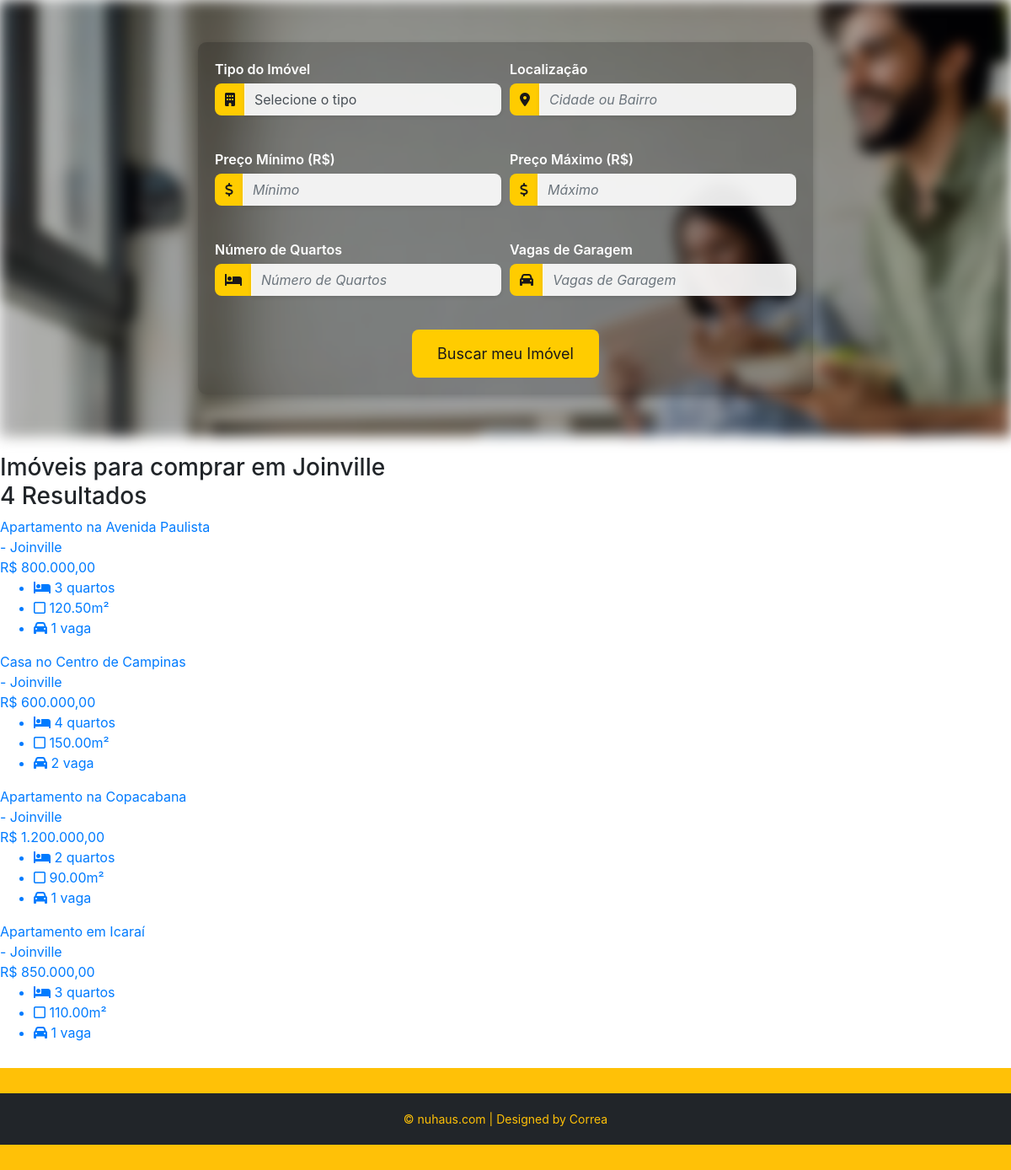
Page /imobiliaria/pages/comprar.php on the earlier database version.
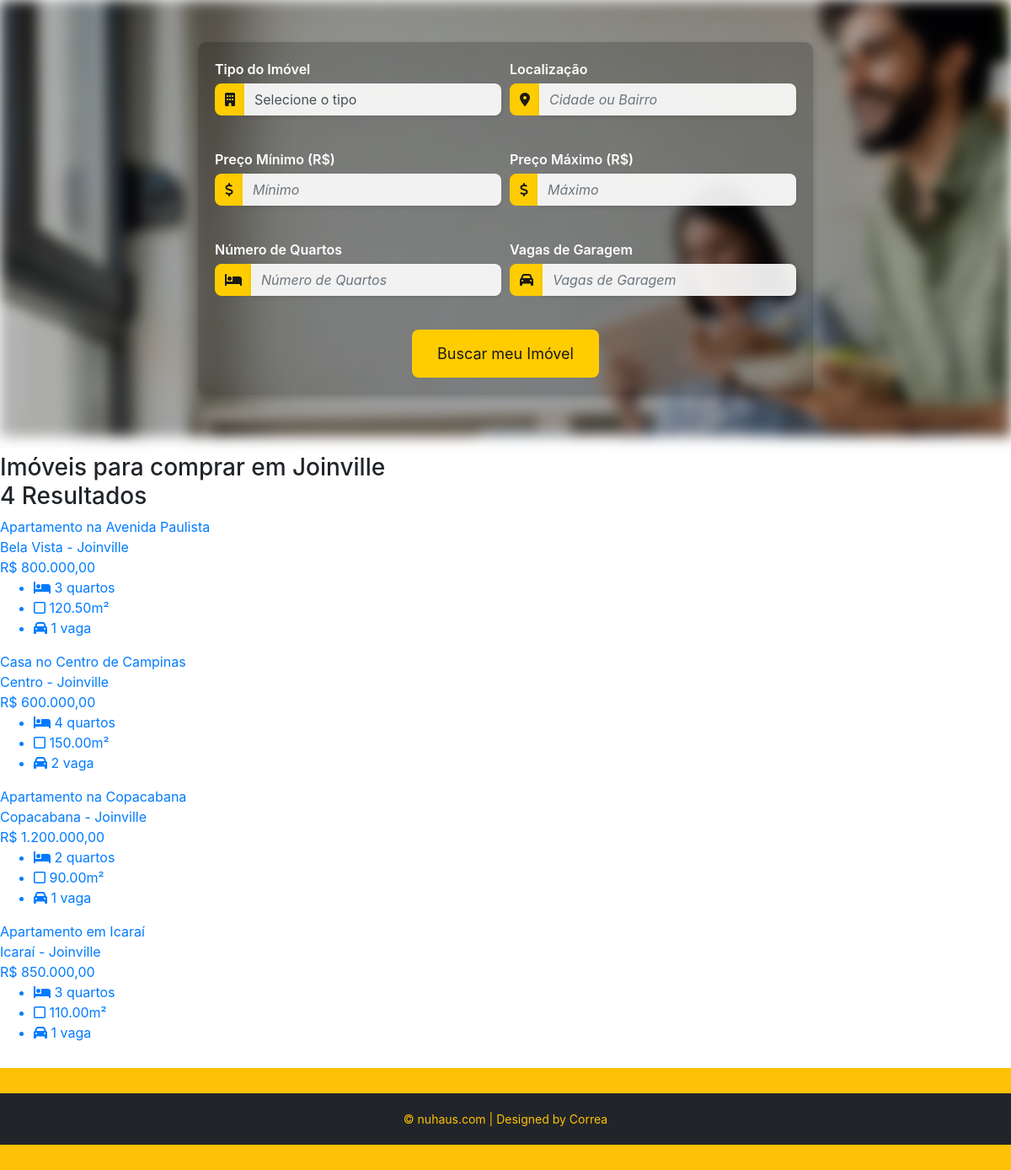
Same page on the later database version.
### tables this page shows
CREATE TABLE announcement (
    announcement_id INT AUTO_INCREMENT PRIMARY KEY,
    title VARCHAR(255) NOT NULL,
    description TEXT NOT NULL,
    price DECIMAL(10, 2) NOT NULL,
    build_id INT NOT NULL,
    user_id INT NOT NULL,
	isHighlighted BOOLEAN NOT NULL,
    FOREIGN KEY (build_id) REFERENCES build(build_id),
    FOREIGN KEY (user_id) REFERENCES user(user_id)
);

CREATE TABLE build (
    build_id INT AUTO_INCREMENT PRIMARY KEY,
    address VARCHAR(255) NOT NULL,
    city_id INT,
    state_id INT,
    photos LONGTEXT,
    info_area_total DECIMAL(10, 2) NOT NULL,
    info_parking_space INT NOT NULL,
    info_rooms INT NOT NULL,
    bairro VARCHAR(255) NOT NULL,
    condominium_price DECIMAL(10, 2),
    iptu_price DECIMAL(10, 2) NOT NULL,
    build_type VARCHAR(50) NOT NULL,
    FOREIGN KEY (city_id) REFERENCES city(city_id),
    FOREIGN KEY (state_id) REFERENCES state(state_id)
);

### imobiliaria/pages/comprar.php (the view, shortened to what this page needs)
<?php
	$con = mysqli_connect("localhost", "root", "", "corretora");
	$limit = 6;
	$page = isset($_GET['page_num']) ? (int)$_GET['page_num'] : 1;
	$page = max($page, 1);
	$offset = ($page - 1) * $limit;
	$sql = "SELECT a.announcement_id, a.title, a.description, a.price, b.address, b.info_rooms, b.info_area_total, b.info_parking_space, b.bairro
			FROM announcement a
			JOIN build b ON a.build_id = b.build_id
			WHERE 1=1";
	$total_result = $con->query($sql);
	$total_results = mysqli_num_rows($total_result);
	$sql .= " LIMIT $limit OFFSET $offset";
	$result = $con->query($sql);
	?>
<!DOCTYPE html>
<html lang="pt-br">
<head>
	<link rel="stylesheet" href="https://stackpath.bootstrapcdn.com/bootstrap/4.5.2/css/bootstrap.min.css">
    <link rel="stylesheet" href="https://cdnjs.cloudflare.com/ajax/libs/font-awesome/6.0.0-beta3/css/all.min.css">
</head>
<body>
<div style="width: 100%; position: relative;">
<div class="background-blur"></div>
	<div class="container">
        <div class="row justify-content-center">
            <div class="col-md-8">
                <div class="form-container">
                    <form action="" method="POST" class="form">
                        <div class="form-row">
                            <div class="col-md-6">
                                <label for="searchForm-category" class="label-control">Tipo do Imóvel</label>
                                <div class="input-group">
                                    <div class="input-group-prepend">
                                        <span class="input-group-text"><i class="fas fa-building"></i></span>
                                    </div>
                                    <select class="form-control custom-select" id="searchForm-category" name="category">
                                        <option value="">Selecione o tipo</option>
                                    </select>
                                </div>
                            </div>
                            <div class="col-md-6">
                                <label for="searchForm-location" class="label-control">Localização</label>
                                <div class="input-group">
                                    <div class="input-group-prepend">
                                        <span class="input-group-text"><i class="fas fa-map-marker-alt"></i></span>
                                    </div>
                                    <input type="text" class="form-control" id="searchForm-location" name="location" placeholder="Cidade ou Bairro">
                                </div>
                            </div>
                        </div>
                        <div class="form-row">
                            <div class="col-md-6">
                                <label for="searchForm-min-price" class="label-control">Preço Mínimo (R$)</label>
                                <div class="input-group">
                                    <div class="input-group-prepend">
                                        <span class="input-group-text"><i class="fas fa-dollar-sign"></i></span>
                                    </div>
                                    <input type="number" class="form-control" id="searchForm-min-price" name="min_price" placeholder="Mínimo">
                                </div>
                            </div>
                            <div class="col-md-6">
                                <label for="searchForm-max-price" class="label-control">Preço Máximo (R$)</label>
                                <div class="input-group">
                                    <div class="input-group-prepend">
                                        <span class="input-group-text"><i class="fas fa-dollar-sign"></i></span>
                                    </div>
                                    <input type="number" class="form-control" id="searchForm-max-price" name="max_price" placeholder="Máximo">
                                </div>
                            </div>
                        </div>
                        <div class="form-row">
                            <div class="col-md-6">
                                <label for="searchForm-rooms" class="label-control">Número de Quartos</label>
                                <div class="input-group">
                                    <div class="input-group-prepend">
                                        <span class="input-group-text"><i class="fas fa-bed"></i></span>
                                    </div>
                                    <input type="number" class="form-control" id="searchForm-rooms" name="info_rooms" placeholder="Número de Quartos">
                                </div>
                            </div>
                            <div class="col-md-6">
                                <label for="searchForm-parking" class="label-control">Vagas de Garagem</label>
                                <div class="input-group">
                                    <div class="input-group-prepend">
                                        <span class="input-group-text"><i class="fas fa-car"></i></span>
                                    </div>
                                    <input type="number" class="form-control" id="searchForm-parking" name="info_parking_space" placeholder="Vagas de Garagem">
                                </div>
                            </div>
                        </div>
                        <div class="text-center">
                            <button type="submit" class="btn btn-1 btn-lg">Buscar meu Imóvel</button>
                        </div>
                    </form>
                </div>
            </div>
        </div>
    </div>
	</div>
    <div class="properties-master-container">
		<div style="margin-top: 20px;">
		<h3>Imóveis para comprar em Joinville<br><span><?php echo $total_results; ?> Resultados</span></h3>
		</div>
        <div class="properties-container">
			<?php
            if ($result->num_rows > 0) {
                while ($row = $result->fetch_assoc()) {
                    $announcement_id = $row['announcement_id'];
                    echo '<a href="?page=imovel&announcement_id=' . $announcement_id . '" class="propertie">';
                    echo '<div class="infos-container">';
                    echo '<div class="type">' . htmlspecialchars($row['title']) . '</div>';
                    echo '<div class="bairro">' . htmlspecialchars($row['bairro']) . ' - Joinville</div>';
                    echo '<div class="price">R$ ' . number_format($row['price'], 2, ',', '.') . '</div>';
                    echo '<div class="icons-info">';
                    echo '<ul>';
                    echo '<li><i class="fa-solid fa-bed"></i> ' . htmlspecialchars($row['info_rooms']) . ' quartos</li>';
                    echo '<li><i class="fa-regular fa-square"></i> ' . htmlspecialchars($row['info_area_total']) . 'm²</li>';
                    echo '<li><i class="fa-solid fa-car"></i> ' . htmlspecialchars($row['info_parking_space']) . ' vaga</li>';
                    echo '</ul>';
                    echo '</div>';
                    echo '</div>';
                    echo '</a>';
                }
            } else {
                echo "<p>Nenhum imóvel encontrado com os filtros aplicados.</p>";
            }
            ?>
        </div>
    </div>
	<footer class="footer" style="margin-top: 30px">
    <div class="footer-bottom">
        &copy; nuhaus.com | Designed by Correa
    </div>
</footer>
</body>
</html>

### imobiliaria/pages/comprar.php (style rules this page uses)
.form-container { background: rgba(0, 0, 0, 0.2); padding: 20px; border-radius: 10px; margin-top: 50px; margin-bottom: 50px; box-shadow: 0 4px 8px rgba(0, 0, 0, 0.2); }
.form-container .form-control { background: rgba(255, 255, 255, 0.9); border: none; border-radius: 8px; font-size: 16px; margin-bottom: 20px; box-shadow: 0 2px 4px rgba(0, 0, 0, 0.1); }
.form-container .form-control::placeholder { color: #6c757d; font-style: italic; }
.form-container .btn-1 { background-color: #ffcc00; border: none; color: #1a1818; padding: 15px 30px; font-size: 18px; border-radius: 8px; transition: background-color 0.3s, border-color 0.3s; }
.form-container label { font-weight: 600; margin-bottom: 5px; display: block; color: #fff; }
.form-container .input-group-text { background-color: #ffcc00; border: none; border-radius: 8px 0 0 8px; color: #1a1818; }
.form-container .input-group { margin-bottom: 20px; }
.form-container .input-group .form-control { border-radius: 0 8px 8px 0; }
.input-group-prepend { height: 38px; }
.background-blur { background-image: url('assets/images/topo-fale-conosco.webp'); filter: blur(8px); background-size: cover; background-position: center; position: absolute; top: 0; left: 0; width: 100%; height: 100%; z-index: -1; }
.form-container { position: relative; z-index: 1; }
.footer { background-color: #ffc107; color: #212529; padding: 30px 0; position: relative; bottom: 0; width: 100%; }
.footer-bottom { text-align: center; padding: 20px; background-color: #212529; color: #ffc107; font-size: 14px; }

Differences in the rows shown:
changed through a linked row, announcement "Apartamento na Avenida Paulista": build.bairro (not shown) → "Bela Vista"
changed through a linked row, announcement "Casa no Centro de Campinas": build.bairro (not shown) → "Centro"
changed through a linked row, announcement "Apartamento na Copacabana": build.bairro (not shown) → "Copacabana"
changed through a linked row, announcement "Apartamento em Icaraí": build.bairro (not shown) → "Icaraí"
